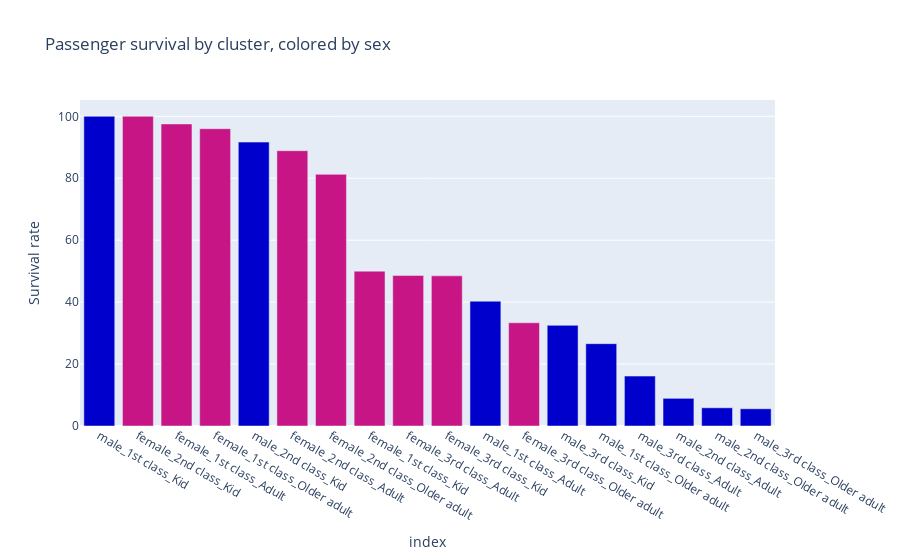

Notebook source saved alongside this figure:
### Code cell
# Plot survival rate by cluster, color by sex
fig = px.bar(
    pd.DataFrame(cluster_survival_rates, index=['Survival rate', 'Number']).T, 
    y='Survival rate',
    title='Passenger survival by cluster, colored by sex',
)
fig.update_layout(barmode='stack')
fig.update_traces(marker_color=color_by_sex)
fig.show()

### Figure 1 — Plotly figure (JSON) as saved in the notebook; plotly's stock layout.template omitted (floating-point values rounded to 4 significant figures)
{"data": [{"hovertemplate": "index=%{x}<br>Survival rate=%{y}<extra></extra>", "legendgroup": "", "marker": {"color": ["#0000cd", "#c71585", "#c71585", "#c71585", "#0000cd", "#c71585", "#c71585", "#c71585", "#c71585", "#c71585", "#0000cd", "#c71585", "#0000cd", "#0000cd", "#0000cd", "#0000cd", "#0000cd", "#0000cd"], "pattern": {"shape": ""}}, "name": "", "orientation": "v", "showlegend": false, "textposition": "auto", "type": "bar", "x": ["male_1st class_Kid", "female_2nd class_Kid", "female_1st class_Adult", "female_1st class_Older adult", "male_2nd class_Kid", "female_2nd class_Adult", "female_2nd class_Older adult", "female_1st class_Kid", "female_3rd class_Adult", "female_3rd class_Kid", "male_1st class_Adult", "female_3rd class_Older adult", "male_3rd class_Kid", "male_1st class_Older adult", "male_3rd class_Adult", "male_2nd class_Adult", "male_2nd class_Older adult", "male_3rd class_Older adult"], "xaxis": "x", "y": [100.0, 100.0, 97.53, 96.0, 91.67, 88.89, 81.25, 50.0, 48.6, 48.48, 40.3, 33.33, 32.5, 26.58, 16.12, 8.93, 5.88, 5.56], "yaxis": "y"}], "layout": {"barmode": "stack", "legend": {"tracegroupgap": 0}, "title": {"text": "Passenger survival by cluster, colored by sex"}, "xaxis": {"anchor": "y", "domain": [0, 1], "title": {"text": "index"}}, "yaxis": {"anchor": "x", "domain": [0, 1], "title": {"text": "Survival rate"}}}}
